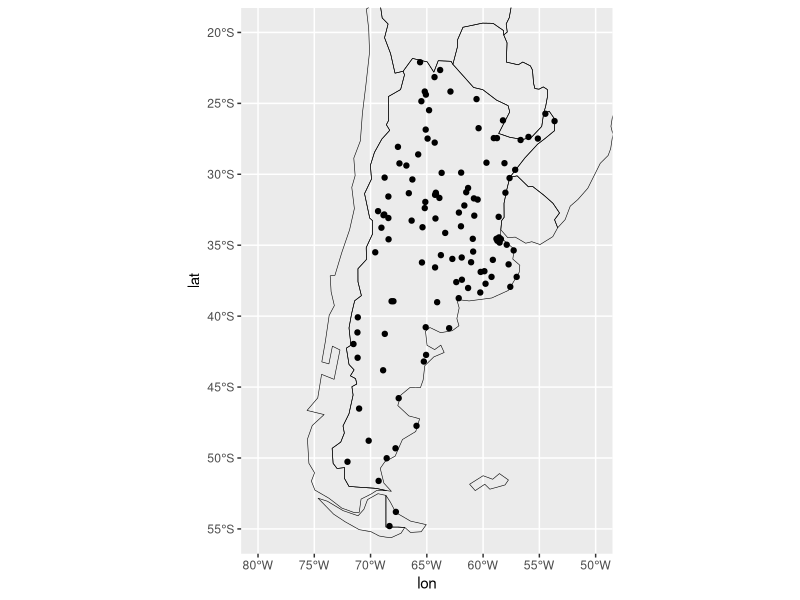

Write the R code that produced this figure.
## ---- chunk 1
knitr::opts_chunk$set(echo = TRUE)
library(readr)
library(rnaturalearth)
library(ggplot2)

estaciones_smn <- read_csv("datos/estaciones_smn.csv") 
## ---- chunk 2
mapa <- ne_countries(country = c("argentina", "chile", "uruguay", 
                                                "paraguay", "brazil", "bolivia", 
                                                "falkland islands"), 
                                    returnclass = "sf")


ggplot(mapa) +
  geom_sf(fill = NA, color = "black", size = 0.2) +
  geom_point(data = estaciones_smn, mapping = aes(lon, lat)) +
  coord_sf(ylim = c(-55, -20), xlim = c(-80, -50))
